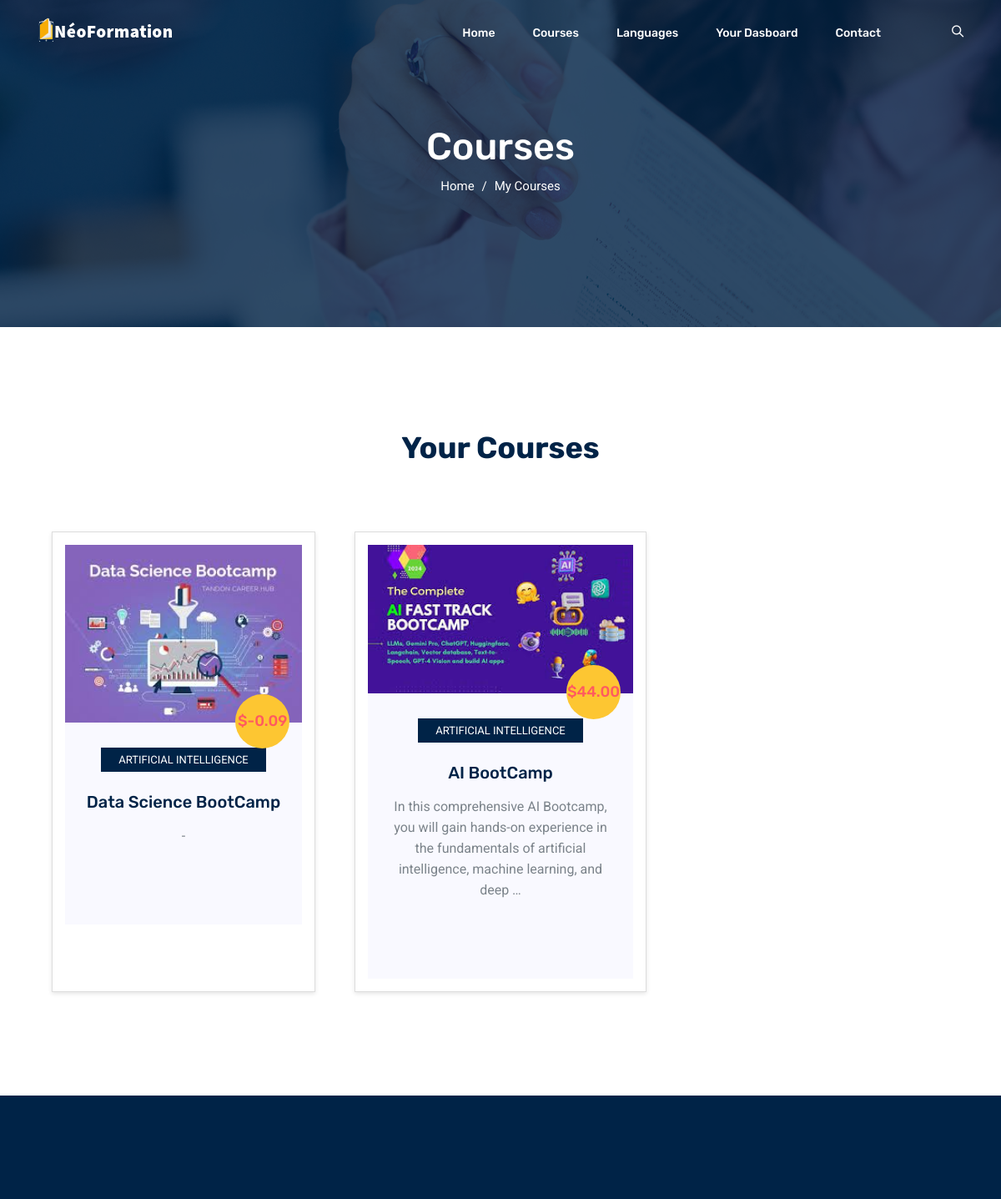
/account/my_courses/ (signed in, upper part), run on an earlier commit of the app's database.
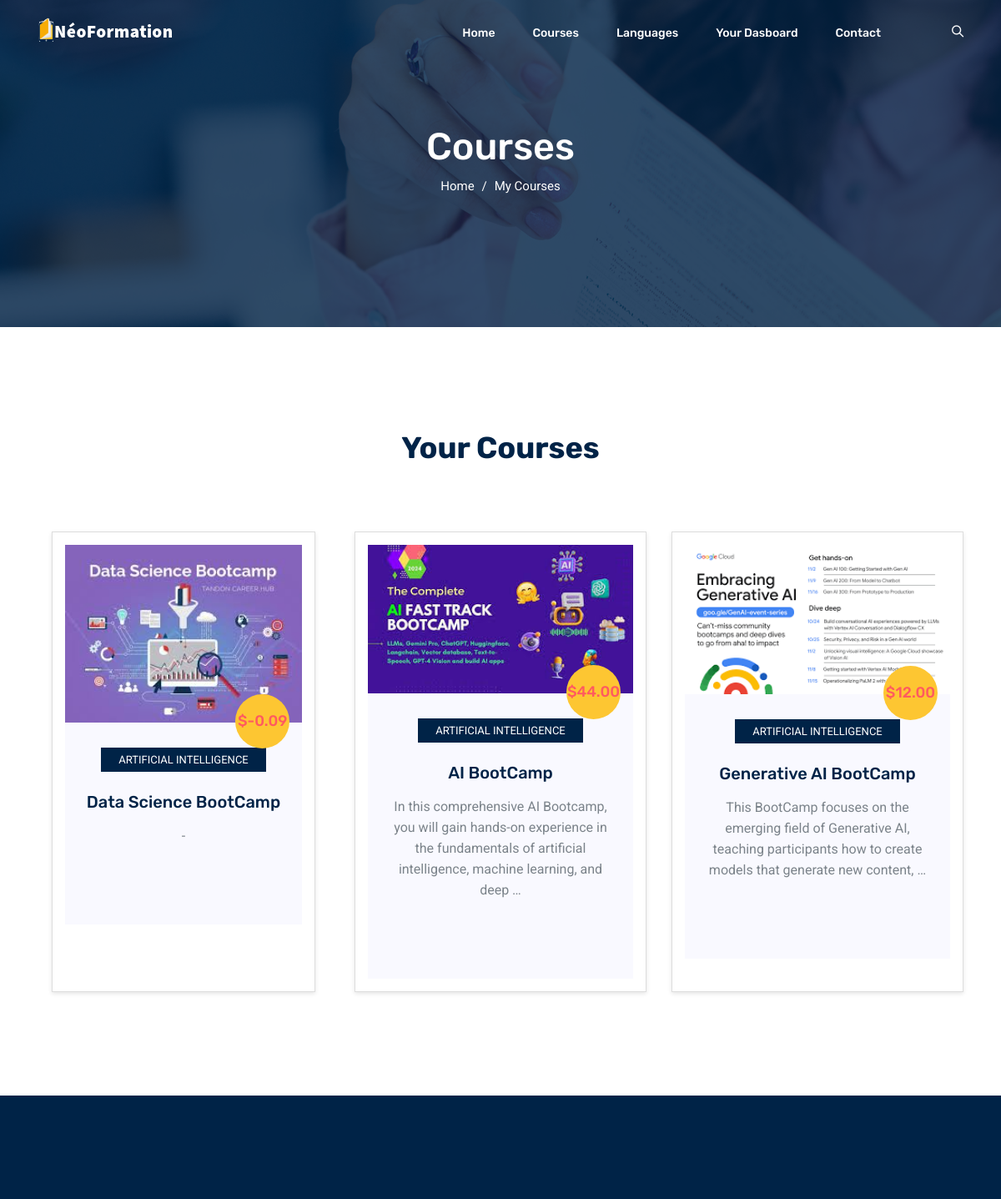
And on a later commit of the database.
### classes/models.py (models this page shows, shortened)
class Registration(models.Model):
    user = models.ForeignKey(CustomUser, on_delete=models.CASCADE)
    course = models.ForeignKey(Course, on_delete=models.CASCADE)
    created_at = models.DateTimeField(auto_now_add=True)

class Course(models.Model):
    title = models.CharField(max_length=255)
    google_meet_link = models.URLField(max_length=500)
    description = models.TextField(null=True,blank=True)
    price = models.DecimalField(max_digits=6, decimal_places=2,null=True)
    image = models.ImageField(upload_to='class_pictures/', null=True, blank=True)  # Class picture
    category = models.ForeignKey('Category', on_delete=models.CASCADE, null=True)
    lecturer = models.ForeignKey(User, on_delete=models.SET_NULL, null=True, related_name='lectured_courses')
    likes = models.ManyToManyField(User, related_name='liked_courses', blank=True)  # To track likes
    start_date = models.DateField()
    start_time = models.TimeField()
    end_date = models.DateField(null=True)
    end_time = models.TimeField(null=True)
    created_at = models.DateTimeField(auto_now_add=True)
    slug = models.SlugField(max_length=255, unique=True, null=True, blank=True)  # New slug field

class Category(models.Model):
    name = models.CharField(max_length=100, unique=True)
    description = models.TextField(blank=True, null=True)
    created_at = models.DateTimeField(auto_now_add=True)

### account/views.py (the view)
# urls.py: path('my_courses/', views.my_courses, name='my_courses'),  # Add this line
@login_required
def my_courses(request):
    registrations = Registration.objects.filter(user = request.user)
    context ={
        "registrations":registrations
    }
    return render(request, 'account/my_course.html',context)  # You can create this template later

### account/templates/account/my_course.html (shortened to what this page needs)
{% extends "classes/base.html" %}
{% block header %}
{% include "classes/partials/class_detail_header.html" %}
{% endblock header %}
{% block content %}
<section class="banner_area">
    <div class="banner_inner d-flex align-items-center">
        <div class="overlay"></div>
        <div class="container">
            <div class="row justify-content-center">
                <div class="col-lg-6">
                    <div class="banner_content text-center">
                        <h2>Courses</h2>
                        <div class="page_link">
                            <a href="{% url "home" %}">Home</a>
                            <a href="{% url "courses" %}">My Courses</a>
                        </div>
                    </div>
                </div>
            </div>
        </div>
    </div>
</section>
<div class="popular_courses section_gap_top">
    <div class="container">
        <div class="row justify-content-center">
            <div class="col-lg-5">
                <div class="main_title">
                    <h2 class="mb-3">Your  Courses</h2>
                </div>
            </div>
        </div>
        <div class="row">
            <div class="container">
                <div class="row" id="course-container">
                    {% for registration in registrations %}
                    <div
                        class="col-lg-4 col-md-6 col-sm-12 mb-4 single-course-wrapper {% if forloop.counter > 6 %}d-none more-courses{% endif %}">
                        <div class="single_course">
                            <div class="course_head">
                                <a href="{% url 'course_detail' registration.course.slug %}">
                                    <img class="img-fluid" src="{{registration.course.image.url}}" alt="{{ registration.course.title }}" />
                                </a>
                            </div>
                            <div class="course_content">
                                <span class="price">${{ registration.course.price }}</span>
                                <span class="tag mb-4 d-inline-block">{{ registration.course.category.name }}</span>
                                <h4 class="mb-3">
                                    <a href="{% url 'course_detail' registration.course.slug %}">{{ registration.course.title }}</a>
                                </h4>
                                <p>{{ registration.course.description|truncatewords:20 }}</p>
                                <div
                                    class="course_meta d-flex justify-content-lg-between align-items-lg-center flex-lg-row flex-column mt-4">
                                    <div class="authr_meta d-flex align-items-center">
                                    </div>
                                </div>
                            </div>
                        </div>
                    </div>
                    {% endfor %}
                </div>
            </div>
        </div>
    </div>
</div>
{% endblock content %}

### classes/templates/classes/base.html (shortened to what this page needs)
<!DOCTYPE html>
<html lang="en">
  <head>
    <link rel="stylesheet" href="/static/assets/css/bootstrap.css" />
    <link rel="stylesheet" href="/static/assets/css/flaticon.css" />
    <link rel="stylesheet" href="/static/assets/css/themify-icons.css" />
    <link rel="stylesheet" href="/static/assets/vendors/owl-carousel/owl.carousel.min.css" />
    <link rel="stylesheet" href="/static/assets/vendors/nice-select/css/nice-select.css" />
    <link rel="stylesheet" href="/static/assets/css/style.css" />
  </head>
  <body>
    {% block header %}{% endblock header %}
    {% block content %}
    {% endblock content %}
    <footer class="footer-area section_gap">
    </footer>
  </body>
</html>

### classes/templates/classes/partials/class_detail_header.html (shortened to what this page needs)
<header class="header_area white-header">
    <div class="main_menu">
        <nav class="navbar navbar-expand-lg navbar-light">
            <div class="container">
                <a class="navbar-brand" href="{% url "home" %}">
                    <img class="logo-2" src="/static/assets/img/logo2.png" alt="" />
                </a>
                <div class="collapse navbar-collapse offset" id="navbarSupportedContent">
                    <ul class="nav navbar-nav menu_nav ml-auto">
                        <li class="nav-item">
                            <a class="nav-link" href="{% url "home" %}">Home</a>
                        </li>
                        <li class="nav-item">
                            <a class="nav-link" href="{% url "courses" %}">Courses</a>
                        </li>
                        <li class="nav-item submenu dropdown">
                            <a href="#" class="nav-link dropdown-toggle" data-toggle="dropdown" role="button"
                                aria-haspopup="true" aria-expanded="false">Languages</a>
                        </li>
                        <li class="nav-item submenu dropdown">
                            <a href="#" class="nav-link dropdown-toggle" data-toggle="dropdown" role="button"
                                aria-haspopup="true" aria-expanded="false">Your Dasboard</a>
                        </li>
                        <li class="nav-item">
                            <a class="nav-link" href="contact.html">Contact</a>
                        </li>
                        <li class="nav-item">
                            <a href="#" class="nav-link search" id="search">
                                <i class="ti-search"></i>
                            </a>
                        </li>
                    </ul>
                </div>
            </div>
        </nav>
    </div>
</header>

What changed in the data, as far as the page shows it:
added Registration: course.image (picture), course.price "12.00", course.category.name "ARTIFICIAL INTELLIGENCE", course "Generative AI BootCamp", course.description "This BootCamp focuses on the emerging field of Generative AI, teaching participants how to create models that generate new content, …"
